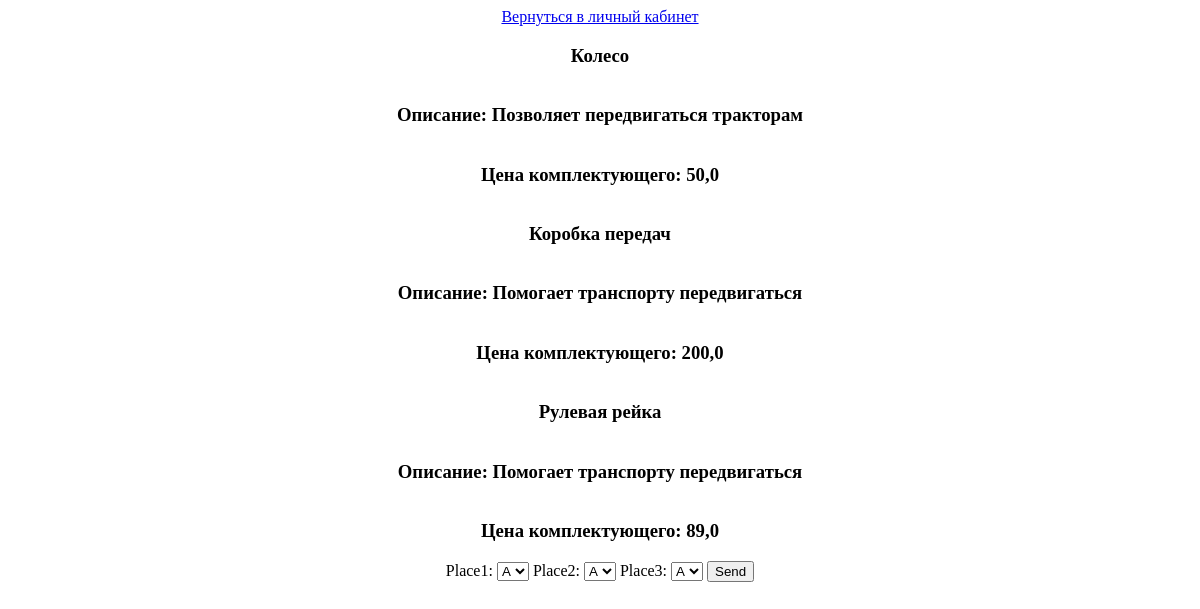
Page /vote (signed in) on the earlier database version.
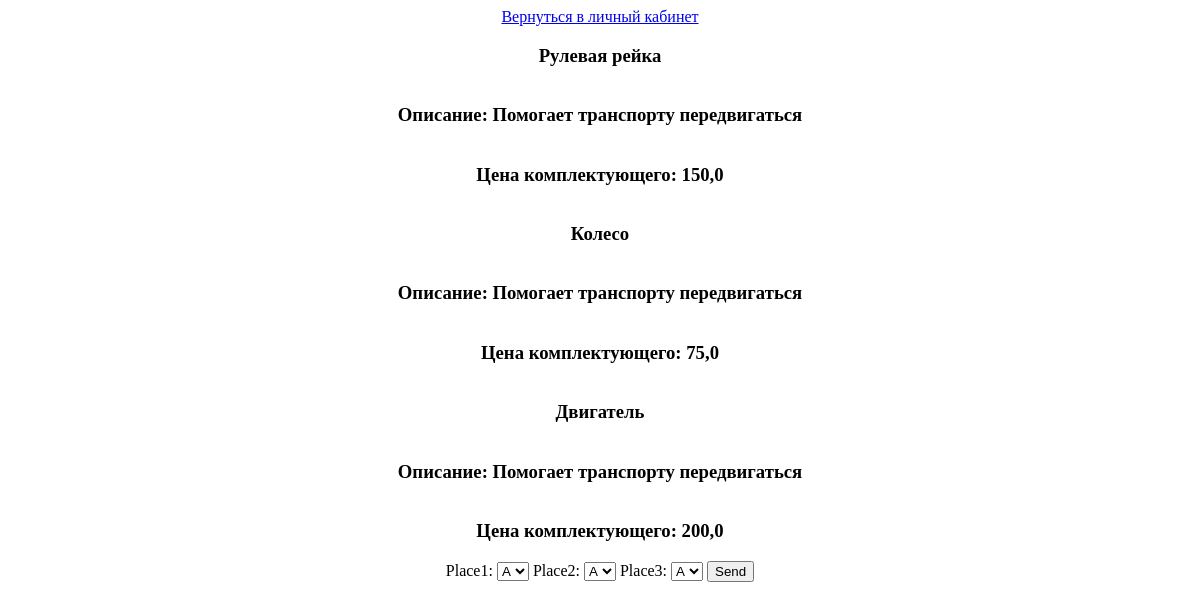
Same page on the later database version.
### mainapp/models.py (models this page shows, shortened)
class Vote(models.Model):
    partA = models.ForeignKey(Part, related_name='partA', on_delete = models.PROTECT)
    partB = models.ForeignKey(Part, related_name='partB', on_delete = models.PROTECT)
    partC = models.ForeignKey(Part, related_name='partC', on_delete = models.PROTECT)

class Part(models.Model):
    name = models.CharField(max_length=100)
    description = models.CharField(max_length=500)
    price = models.FloatField(max_length=100)

### mainapp/views.py (the view)
# urls.py: path('vote', views.vote, name='vote'),
@login_required(login_url='login')
def vote(request):
    if request.method == 'POST':
        place1 = request.POST['place1']
        place2 = request.POST['place2']
        place3 = request.POST['place3']
        if ((place1 == place2) and (place1 == place3) and (place2 == place1) and (place2 == place3)) or ((place1 == place2) or (place2 == place3)):
            messages.info(request, 'Поставщики не могут быть одинаковыми')
            return redirect('vote')
        else:
            vote = Kondorse.objects.create(place1=place1, place2=place2, place3=place3)
            vote.save()
            user = request.user.username
            user2 = IsVoited.objects.get(user=user)
            user2.is_voted = True
            user2.save()
            return redirect('index')
    else:
        vote = Vote.objects.all()
        form = KondorseForm()
        return render(request, 'vote.html', {"form": form, "vote":vote})

### mainapp/forms.py
class KondorseForm(forms.Form):
    CHOICES = (
        ('1', 'A'),
        ('2', 'B'),
        ('3', 'C'),
    )
    place1 = forms.ChoiceField(choices = CHOICES)
    place2 = forms.ChoiceField(choices = CHOICES)
    place3 = forms.ChoiceField(choices = CHOICES)

### templates/vote.html (shortened to what this page needs)
<!DOCTYPE html>
<html>
  <head>
  </head>
  <body>
    <a href="/">Вернуться в личный кабинет</a>
    {%for foo in vote%}
      <h3>{{foo.partA.name}}</h3>
      <h3>Описание: {{foo.partA.description}}</h3>
      <h3>Цена комплектующего: {{foo.partA.price}}</h3>
      <h3>{{foo.partB.name}}</h3>
      <h3>Описание: {{foo.partB.description}}</h3>
      <h3>Цена комплектующего: {{foo.partB.price}}</h3>
      <h3>{{foo.partC.name}}</h3>
      <h3>Описание: {{foo.partC.description}}</h3>
      <h3>Цена комплектующего: {{foo.partC.price}}</h3>
    {%endfor%}
    <form method="POST">
        {{ form }}
      <input type="submit" value="Send" />
    </form>
  </body>
</html>

Differences in the rows shown:
changed through a linked row, Vote "Рулевая рейка": partA.name "Колесо" → "Рулевая рейка"; partA.description "Позволяет передвигаться тракторам" → "Помогает транспорту передвигаться"; partA.price "50,0" → "150,0"; partB.name "Коробка передач" → "Колесо"; partB.price "200,0" → "75,0"; partC.name "Рулевая рейка" → "Двигатель"; partC.price "89,0" → "200,0"
